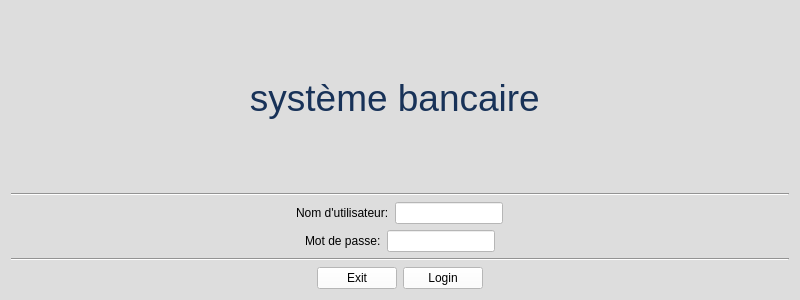
<?xml version="1.0" encoding="UTF-8"?>
<ui version="4.0">
 <class>login</class>
 <widget class="QWidget" name="login">
  <property name="windowModality">
   <enum>Qt::NonModal</enum>
  </property>
  <property name="geometry">
   <rect>
    <x>0</x>
    <y>0</y>
    <width>800</width>
    <height>300</height>
   </rect>
  </property>
  <property name="windowTitle">
   <string>login</string>
  </property>
  <property name="windowIcon">
   <iconset resource="resource.qrc">
    <normaloff>:/new/Resource/Login.png</normaloff>:/new/Resource/Login.png</iconset>
  </property>
  <property name="styleSheet">
   <string notr="true">background-color: #ddd;
</string>
  </property>
  <layout class="QVBoxLayout" name="verticalLayout">
   <item>
    <widget class="QLabel" name="label_3">
     <property name="text">
      <string>&lt;html&gt;&lt;head/&gt;
&lt;body&gt;&lt;p align=&quot;center&quot;&gt;
&lt;span style=&quot; font-family:'Frutiger-Roman'; font-size:28pt; color:#183258;&quot;&gt;système bancaire
&lt;/span&gt;&lt;/p&gt;
&lt;/body&gt;&lt;/html&gt;</string>
     </property>
    </widget>
   </item>
   <item>
    <widget class="Line" name="line">
     <property name="orientation">
      <enum>Qt::Horizontal</enum>
     </property>
    </widget>
   </item>
   <item>
    <layout class="QHBoxLayout" name="horizontalLayout_6">
     <item>
      <spacer name="horizontalSpacer_5">
       <property name="orientation">
        <enum>Qt::Horizontal</enum>
       </property>
       <property name="sizeType">
        <enum>QSizePolicy::Fixed</enum>
       </property>
       <property name="sizeHint" stdset="0">
        <size>
         <width>35</width>
         <height>20</height>
        </size>
       </property>
      </spacer>
     </item>
     <item>
      <layout class="QHBoxLayout" name="horizontalLayout">
       <item>
        <widget class="QLabel" name="label">
         <property name="sizePolicy">
          <sizepolicy hsizetype="Fixed" vsizetype="Fixed">
           <horstretch>0</horstretch>
           <verstretch>0</verstretch>
          </sizepolicy>
         </property>
         <property name="text">
          <string>Nom d'utilisateur:</string>
         </property>
        </widget>
       </item>
       <item>
        <widget class="QLineEdit" name="login_userid">
         <property name="sizePolicy">
          <sizepolicy hsizetype="Fixed" vsizetype="Fixed">
           <horstretch>0</horstretch>
           <verstretch>0</verstretch>
          </sizepolicy>
         </property>
         <property name="styleSheet">
          <string notr="true">background-color: rgb(255, 255, 255);</string>
         </property>
        </widget>
       </item>
      </layout>
     </item>
     <item>
      <spacer name="horizontalSpacer">
       <property name="orientation">
        <enum>Qt::Horizontal</enum>
       </property>
       <property name="sizeType">
        <enum>QSizePolicy::Fixed</enum>
       </property>
       <property name="sizeHint" stdset="0">
        <size>
         <width>35</width>
         <height>20</height>
        </size>
       </property>
      </spacer>
     </item>
    </layout>
   </item>
   <item>
    <layout class="QHBoxLayout" name="horizontalLayout_5">
     <item>
      <spacer name="horizontalSpacer_6">
       <property name="orientation">
        <enum>Qt::Horizontal</enum>
       </property>
       <property name="sizeType">
        <enum>QSizePolicy::Fixed</enum>
       </property>
       <property name="sizeHint" stdset="0">
        <size>
         <width>35</width>
         <height>20</height>
        </size>
       </property>
      </spacer>
     </item>
     <item>
      <layout class="QHBoxLayout" name="horizontalLayout_2">
       <item>
        <widget class="QLabel" name="label_2">
         <property name="sizePolicy">
          <sizepolicy hsizetype="Fixed" vsizetype="Fixed">
           <horstretch>0</horstretch>
           <verstretch>0</verstretch>
          </sizepolicy>
         </property>
         <property name="text">
          <string>Mot de passe:</string>
         </property>
        </widget>
       </item>
       <item>
        <widget class="QLineEdit" name="login_password">
         <property name="sizePolicy">
          <sizepolicy hsizetype="Fixed" vsizetype="Fixed">
           <horstretch>0</horstretch>
           <verstretch>0</verstretch>
          </sizepolicy>
         </property>
         <property name="styleSheet">
          <string notr="true">background-color: rgb(255, 255, 255);</string>
         </property>
         <property name="echoMode">
          <enum>QLineEdit::Password</enum>
         </property>
        </widget>
       </item>
      </layout>
     </item>
     <item>
      <spacer name="horizontalSpacer_2">
       <property name="orientation">
        <enum>Qt::Horizontal</enum>
       </property>
       <property name="sizeType">
        <enum>QSizePolicy::Fixed</enum>
       </property>
       <property name="sizeHint" stdset="0">
        <size>
         <width>35</width>
         <height>20</height>
        </size>
       </property>
      </spacer>
     </item>
    </layout>
   </item>
   <item>
    <widget class="Line" name="line_2">
     <property name="orientation">
      <enum>Qt::Horizontal</enum>
     </property>
    </widget>
   </item>
   <item>
    <layout class="QHBoxLayout" name="horizontalLayout_4">
     <item>
      <spacer name="horizontalSpacer_3">
       <property name="orientation">
        <enum>Qt::Horizontal</enum>
       </property>
       <property name="sizeHint" stdset="0">
        <size>
         <width>40</width>
         <height>20</height>
        </size>
       </property>
      </spacer>
     </item>
     <item>
      <layout class="QHBoxLayout" name="horizontalLayout_3">
       <item>
        <widget class="QPushButton" name="login_back">
         <property name="styleSheet">
          <string notr="true">background-color: rgb(255, 255, 255);</string>
         </property>
         <property name="text">
          <string>Exit</string>
         </property>
        </widget>
       </item>
       <item>
        <widget class="QPushButton" name="login_push">
         <property name="styleSheet">
          <string notr="true">background-color: rgb(255, 255, 255);</string>
         </property>
         <property name="text">
          <string>Login</string>
         </property>
        </widget>
       </item>
      </layout>
     </item>
     <item>
      <spacer name="horizontalSpacer_4">
       <property name="orientation">
        <enum>Qt::Horizontal</enum>
       </property>
       <property name="sizeHint" stdset="0">
        <size>
         <width>40</width>
         <height>20</height>
        </size>
       </property>
      </spacer>
     </item>
    </layout>
   </item>
  </layout>
 </widget>
 <layoutdefault spacing="6" margin="11"/>
 <resources>
  <include location="resource.qrc"/>
 </resources>
 <connections>
  <connection>
   <sender>login_back</sender>
   <signal>clicked()</signal>
   <receiver>login</receiver>
   <slot>close()</slot>
   <hints>
    <hint type="sourcelabel">
     <x>132</x>
     <y>161</y>
    </hint>
    <hint type="destinationlabel">
     <x>161</x>
     <y>184</y>
    </hint>
   </hints>
  </connection>
 </connections>
</ui>
